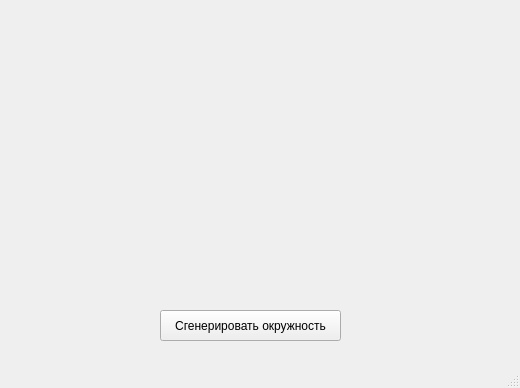
<?xml version="1.0" encoding="UTF-8"?>
<ui version="4.0">
 <class>MainWindow</class>
 <widget class="QMainWindow" name="MainWindow">
  <property name="geometry">
   <rect>
    <x>0</x>
    <y>0</y>
    <width>520</width>
    <height>388</height>
   </rect>
  </property>
  <property name="windowTitle">
   <string>Жёлтые окружности</string>
  </property>
  <widget class="QWidget" name="centralwidget">
   <widget class="QPushButton" name="generateButton">
    <property name="geometry">
     <rect>
      <x>160</x>
      <y>310</y>
      <width>181</width>
      <height>31</height>
     </rect>
    </property>
    <property name="text">
     <string>Сгенерировать окружность</string>
    </property>
   </widget>
  </widget>
  <widget class="QMenuBar" name="menubar">
   <property name="geometry">
    <rect>
     <x>0</x>
     <y>0</y>
     <width>520</width>
     <height>18</height>
    </rect>
   </property>
  </widget>
  <widget class="QStatusBar" name="statusbar"/>
 </widget>
 <resources/>
 <connections/>
</ui>
